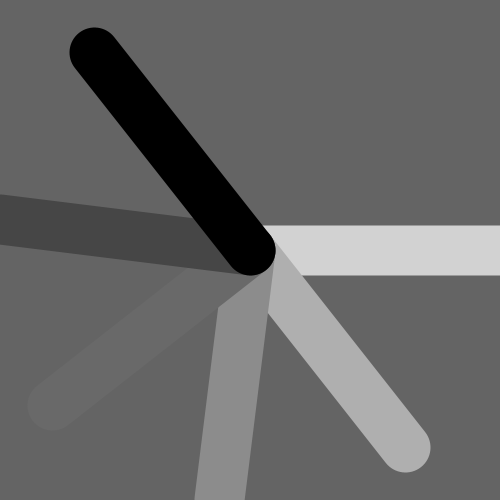
Frame 1 (no input)
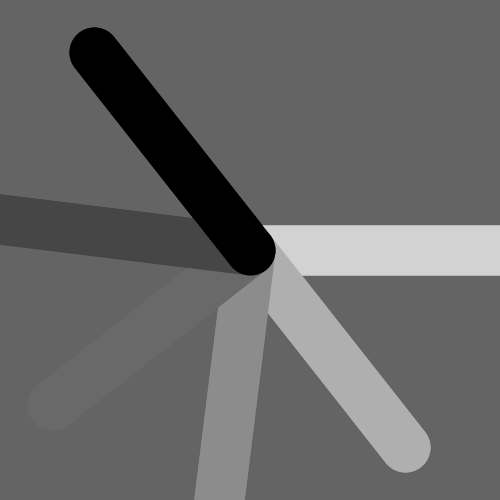
Frame 2 (the mouse pressed at the canvas centre, redrawn once)

The Processing sketch that drew these frames (run headless with seeded random() and noise(); the mouse was pressed at the canvas centre and the sketch redrawn once):

// Processing sketch: test_06_pde
// ── test_06_pde.pde
void setup() {
   size(500, 500);
   background(100);
   smooth();
   noLoop();
}

void draw() {
  strokeWeight(50);
  translate(width /2, height / 2);
  stroke(210);
  line(0, 0, 250, 0);
  
  rotate(PI / 4);
  stroke(175);
  line(0, 0, 250, 30);
  
  rotate(PI / 4);
  stroke(140);
  line(0, 0, 250, 30);
  
  rotate(PI / 4);
  stroke(105);
  line(0, 0, 250, 30);
  
  rotate(PI / 4);
  stroke(70);
  line(0, 0, 250, 30);
  
  rotate(PI / 4);
  stroke(0);
  line(0, 0, 250, 30);
}
